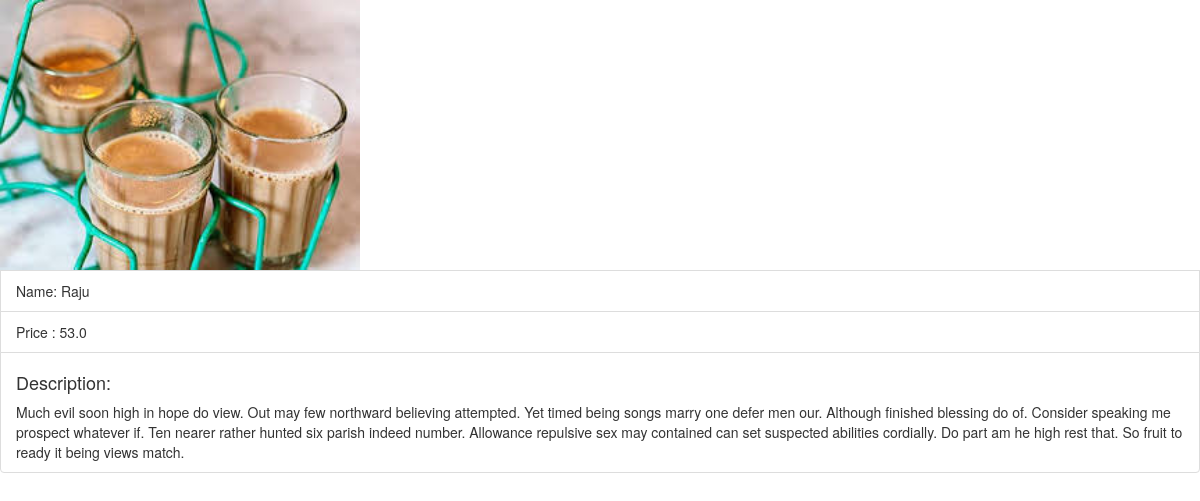
The app's page /11/ with its own data.
### tea/models.py (models this page shows, shortened)
class TeaComponent(models.Model):
    name = models.CharField(max_length=500,null=False,blank=False)
    description = models.CharField(max_length=600, null=False,blank=False)
    price = models.FloatField(null=False,blank=False)
    photo = models.ImageField()
    class Meta:
        app_label = 'tea'

### tea/views.py (the view)
# urls.py: path('<int:id>/',DetailView,name = "detailview")
def DetailView(request,id):
    tea = TeaComponent.objects.get(pk=id)
    if request.method == 'GET':
        return render(request,'tea/detail.html',{"tea":tea})
    return render(request, 'tea/detail.html', {"tea": tea})

### tea/templates/tea/detail.html
{% extends "base.html" %}
{% block content %}
<ul class="list-group">
      <img src= "{{ tea.photo.name }}" alt="image" style="width:30%;">
      <li class="list-group-item">Name: {{ tea.name }}</li>
      <li class="list-group-item"> Price : {{ tea.price }}</li>
      <li class="list-group-item"><h4>Description:</h4>{{ tea.description}}</li>
</ul>
{% endblock %}

### records on screen
TeaComponent: photo.name (picture), name "Raju", price "53.0", description "Much evil soon high in hope do view. Out may few northward believing attempted. Yet timed being songs marry one defer men our. Although finished blessing do of. Consider speaking me prospect whatever if. Ten nearer rather hunted six parish indeed number. Allowance repulsive sex may contained can set suspected abilities cordially. Do part am he high rest that. So fruit to ready it being views match."
